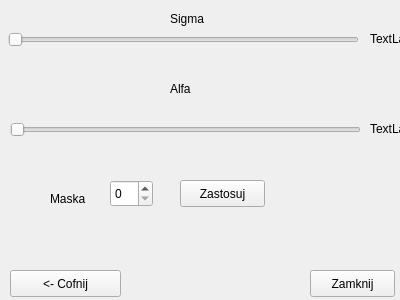
<?xml version="1.0" encoding="UTF-8"?>
<ui version="4.0">
 <class>UnsharpMask</class>
 <widget class="QWidget" name="UnsharpMask">
  <property name="geometry">
   <rect>
    <x>0</x>
    <y>0</y>
    <width>400</width>
    <height>300</height>
   </rect>
  </property>
  <property name="windowTitle">
   <string>Form</string>
  </property>
  <widget class="QSpinBox" name="spinBox">
   <property name="geometry">
    <rect>
     <x>110</x>
     <y>180</y>
     <width>43</width>
     <height>27</height>
    </rect>
   </property>
  </widget>
  <widget class="QLabel" name="label">
   <property name="geometry">
    <rect>
     <x>50</x>
     <y>190</y>
     <width>43</width>
     <height>17</height>
    </rect>
   </property>
   <property name="text">
    <string>Maska</string>
   </property>
  </widget>
  <widget class="QPushButton" name="pAnuluj">
   <property name="geometry">
    <rect>
     <x>10</x>
     <y>270</y>
     <width>111</width>
     <height>27</height>
    </rect>
   </property>
   <property name="text">
    <string>&lt;- Cofnij</string>
   </property>
  </widget>
  <widget class="QPushButton" name="pOk">
   <property name="geometry">
    <rect>
     <x>310</x>
     <y>270</y>
     <width>85</width>
     <height>27</height>
    </rect>
   </property>
   <property name="text">
    <string>Zamknij</string>
   </property>
  </widget>
  <widget class="QPushButton" name="pPrzycisk">
   <property name="geometry">
    <rect>
     <x>180</x>
     <y>180</y>
     <width>85</width>
     <height>27</height>
    </rect>
   </property>
   <property name="text">
    <string>Zastosuj</string>
   </property>
  </widget>
  <widget class="QSlider" name="sigmaSlider">
   <property name="geometry">
    <rect>
     <x>8</x>
     <y>30</y>
     <width>351</width>
     <height>20</height>
    </rect>
   </property>
   <property name="orientation">
    <enum>Qt::Horizontal</enum>
   </property>
  </widget>
  <widget class="QLabel" name="label_2">
   <property name="geometry">
    <rect>
     <x>170</x>
     <y>10</y>
     <width>41</width>
     <height>17</height>
    </rect>
   </property>
   <property name="text">
    <string>Sigma</string>
   </property>
  </widget>
  <widget class="QSlider" name="alfaSlider">
   <property name="geometry">
    <rect>
     <x>10</x>
     <y>120</y>
     <width>351</width>
     <height>20</height>
    </rect>
   </property>
   <property name="orientation">
    <enum>Qt::Horizontal</enum>
   </property>
  </widget>
  <widget class="QLabel" name="label_3">
   <property name="geometry">
    <rect>
     <x>170</x>
     <y>80</y>
     <width>26</width>
     <height>17</height>
    </rect>
   </property>
   <property name="text">
    <string>Alfa</string>
   </property>
  </widget>
  <widget class="QLabel" name="al">
   <property name="geometry">
    <rect>
     <x>370</x>
     <y>120</y>
     <width>62</width>
     <height>17</height>
    </rect>
   </property>
   <property name="text">
    <string>TextLabel</string>
   </property>
  </widget>
  <widget class="QLabel" name="sig">
   <property name="geometry">
    <rect>
     <x>370</x>
     <y>30</y>
     <width>62</width>
     <height>17</height>
    </rect>
   </property>
   <property name="text">
    <string>TextLabel</string>
   </property>
  </widget>
 </widget>
 <resources/>
 <connections/>
</ui>
